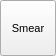
<?xml version="1.0" encoding="UTF-8"?>
<ui version="4.0">
 <class>ChargeAveragePopup</class>
 <widget class="QWidget" name="ChargeAveragePopup">
  <property name="geometry">
   <rect>
    <x>0</x>
    <y>0</y>
    <width>94</width>
    <height>56</height>
   </rect>
  </property>
  <property name="sizePolicy">
   <sizepolicy hsizetype="Minimum" vsizetype="Minimum">
    <horstretch>0</horstretch>
    <verstretch>0</verstretch>
   </sizepolicy>
  </property>
  <property name="font">
   <font>
    <pointsize>8</pointsize>
   </font>
  </property>
  <property name="windowTitle">
   <string>Charge Average Popup</string>
  </property>
  <layout class="QVBoxLayout" name="verticalLayout">
   <property name="spacing">
    <number>2</number>
   </property>
   <property name="sizeConstraint">
    <enum>QLayout::SetFixedSize</enum>
   </property>
   <property name="leftMargin">
    <number>0</number>
   </property>
   <property name="topMargin">
    <number>0</number>
   </property>
   <property name="rightMargin">
    <number>0</number>
   </property>
   <property name="bottomMargin">
    <number>0</number>
   </property>
   <item>
    <widget class="QToolButton" name="SmearSelectionButton">
     <property name="minimumSize">
      <size>
       <width>56</width>
       <height>56</height>
      </size>
     </property>
     <property name="maximumSize">
      <size>
       <width>56</width>
       <height>56</height>
      </size>
     </property>
     <property name="toolTip">
      <string>Smear (average) charges of atoms in current selection</string>
     </property>
     <property name="text">
      <string>Smear</string>
     </property>
     <property name="icon">
      <iconset resource="icons.qrc">
       <normaloff>:/basic/icons/basic_average.svg</normaloff>:/basic/icons/basic_average.svg</iconset>
     </property>
     <property name="iconSize">
      <size>
       <width>30</width>
       <height>30</height>
      </size>
     </property>
     <property name="checkable">
      <bool>false</bool>
     </property>
     <property name="autoExclusive">
      <bool>false</bool>
     </property>
     <property name="toolButtonStyle">
      <enum>Qt::ToolButtonTextUnderIcon</enum>
     </property>
     <property name="autoRaise">
      <bool>false</bool>
     </property>
    </widget>
   </item>
  </layout>
 </widget>
 <resources>
  <include location="icons.qrc"/>
 </resources>
 <connections/>
</ui>
